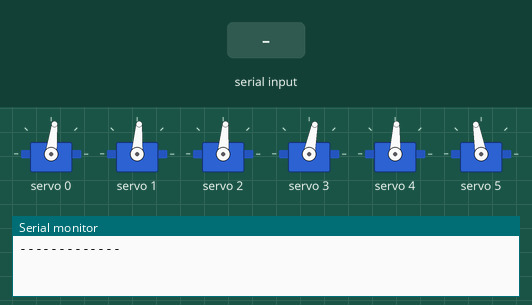
Bench run of a sketch on a simulated Arduino Uno, built with avr-gcc and run on an emulated ATmega328P. Parts: 6 × servo, the last lines printed to the serial monitor. The test bench sets the inputs (shaded band).

Above: at 5.7 s.
5.8 s: "1" received over Serial
At 7.4 s:
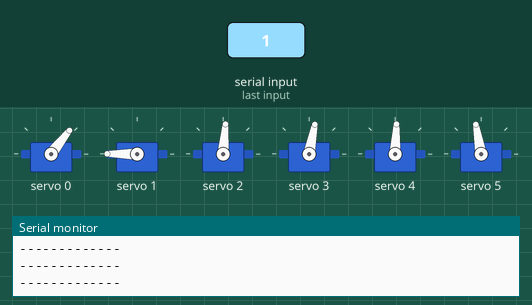
At 17.96 s:
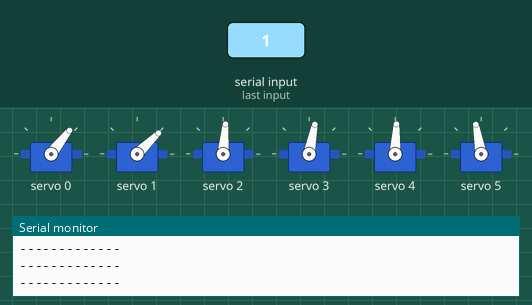
Timing chart, 0 to 20.8 s (numbered marks = the images above; inputs shaded):
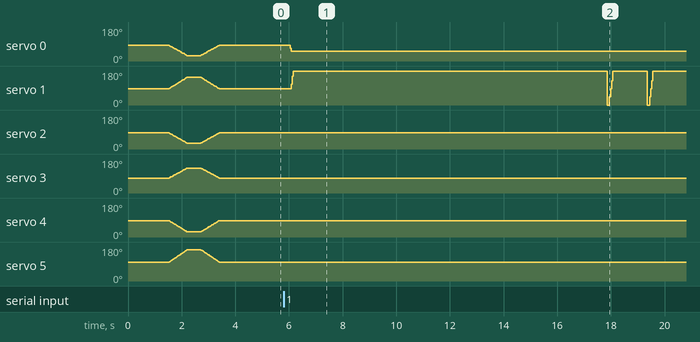

The sketch:

b1ueController.ino
```cpp
#include <Wire.h>
#include <Adafruit_PWMServoDriver.h>
#include "motorInfo.h"

Adafruit_PWMServoDriver pwm = Adafruit_PWMServoDriver();

void resetMotorPositions() {
  delay(1500);
  for (int i = 90; i >= 20; i--) {
    delay(5);

    uint16_t mich_pulselen = map(i, 0, 180, MICH_SERVOMIN, MICH_SERVOMAX);
    uint16_t max_pulselen = map(i, 180, 0, MAX_SERVOMIN, MAX_SERVOMAX);

    uint16_t jimmy_pulselen = map(i, 0, 180, JIMMY_SERVOMIN, JIMMY_SERVOMAX);
    uint16_t bobby_pulselen = map(i, 180, 0, BOBBY_SERVOMIN, BOBBY_SERVOMAX);

    uint16_t rupert_pulselen = map(i, 0, 180, RUPERT_SERVOMIN, RUPERT_SERVOMAX);
    uint16_t lisa_pulselen = map(i, 180, 0, LISA_SERVOMIN, LISA_SERVOMAX);

    pwm.setPWM(Michelle, 0, mich_pulselen);
    pwm.setPWM(Max, 0, max_pulselen);

    pwm.setPWM(Jimmy, 0, jimmy_pulselen);
    pwm.setPWM(Bobby, 0, bobby_pulselen);

    pwm.setPWM(Rupert, 0, rupert_pulselen);
    pwm.setPWM(Lisa, 0, lisa_pulselen);
  }

  delay(500);
  for (int i = 20; i <= 90; i++) {
    delay(5);

    // Want to replace MICH_SERVOMIN with something like Michelle.MIN
    uint16_t mich_pulselen = map(i, 0, 180, MICH_SERVOMIN, MICH_SERVOMAX);
    uint16_t max_pulselen = map(i, 180, 0, MAX_SERVOMIN, MAX_SERVOMAX);

    uint16_t jimmy_pulselen = map(i, 0, 180, JIMMY_SERVOMIN, JIMMY_SERVOMAX);
    uint16_t bobby_pulselen = map(i, 180, 0, BOBBY_SERVOMIN, BOBBY_SERVOMAX);

    uint16_t rupert_pulselen = map(i, 0, 180, RUPERT_SERVOMIN, RUPERT_SERVOMAX);
    uint16_t lisa_pulselen = map(i, 180, 0, LISA_SERVOMIN, LISA_SERVOMAX);

    pwm.setPWM(Michelle, 0, mich_pulselen);
    pwm.setPWM(Max, 0, max_pulselen);

    pwm.setPWM(Jimmy, 0, jimmy_pulselen);
    pwm.setPWM(Bobby, 0, bobby_pulselen);

    pwm.setPWM(Rupert, 0, rupert_pulselen);
    pwm.setPWM(Lisa, 0, lisa_pulselen);
  }

  delay(100);
}

void sweepServo(Servo servo) {
   if (servo.previousAngle <= servo.nextAngle) {
    increaseSweep(servo);
  } else {
    decreaseSweep(servo);
  }
}

void increaseSweep(Servo servo) {
  for (int i = servo.previousAngle; i <= servo.nextAngle; i++) {
    // TODO: Look into changing this to -90 to 90
    uint16_t pulseLength = map(i, 0, 180, servo.servoMin, servo.servoMax);
    pwm.setPWM(servo.id, 0, pulseLength);
  }
}

void decreaseSweep(Servo servo) {
  for (int i = servo.previousAngle; i >= servo.nextAngle; i--) {
    uint16_t pulseLength = map(i, 0, 180, servo.servoMin, servo.servoMax);
    pwm.setPWM(servo.id, 0, pulseLength);
  }
}

// NOTE: I'm not sure if this is quick enough to make
// it seem like the motors are all moving at the same
// time instead of sequentially
void setServoPositions(ServoAngles angles) {
  servo1.nextAngle = angles.A;
  sweepServo(servo1);

  servo2.nextAngle = angles.B;
  sweepServo(servo2);

  servo3.nextAngle = angles.C;
  sweepServo(servo3);

  servo4.nextAngle = angles.D;
  sweepServo(servo4);

  servo5.nextAngle = angles.E;
  sweepServo(servo5);

  servo6.nextAngle = angles.F;
  sweepServo(servo6);
}

// -- Utility functions -- //

String debug_string = "";
// Might want to do something like have it read until it hits an
// termination character (\n), at which point we should have all
// six angles and we can go ahead and send that to the motors
ServoAngles readAnglesFromSerial() {
  int angle1 = Serial.read();
  int angle2 = Serial.read();
  int angle3 = Serial.read();
  int angle4 = Serial.read();
  int angle5 = Serial.read();
  int angle6 = Serial.read();

  ServoAngles newAngles =
    (ServoAngles) {
      angle1,
      angle2,
      angle3,
      angle4,
      angle5,
      angle6
  };

  return newAngles;
}

// -- Standard Arduino Functions -- //

void setup() {
  // put your setup code here, to run once:
  Serial.begin(9600);

  pwm.begin();
  pwm.setPWMFreq(60);  // Analog servos run at ~60 Hz updates

  // Want to ensure that the motors are at 90-deg before starting anything
  resetMotorPositions();
  delay(1000);
  delay(10);
}

void loop() {
  // This will be skipped if no data present, leading to
  // the code sitting in the delay function below
  while (Serial.available()) {
    // Delay allows the buffer to fill
    // Not sure if we'll need this though
    delay(30);

    if (Serial.available() > 0) {
      // Read a single byte from the serial buffer

      ServoAngles newAngles = readAnglesFromSerial();
      setServoPositions(newAngles);
     }
  }

  delay(500);
  Serial.flush();
  Serial.print(debug_string);
  debug_string += "-------------\n";
}
```

motorInfo.h
```cpp
#define MICH_SERVOMIN  170
#define MICH_SERVOMAX  520

#define MAX_SERVOMIN  155
#define MAX_SERVOMAX  550

#define JIMMY_SERVOMIN  175
#define JIMMY_SERVOMAX  525

#define BOBBY_SERVOMIN  165
#define BOBBY_SERVOMAX  505

#define RUPERT_SERVOMIN  160
#define RUPERT_SERVOMAX  550

#define LISA_SERVOMIN  175
#define LISA_SERVOMAX  600

// The servos come in pairs
// The first motor in the pair will go "up" when the
// angles commanded are less than 90, while the second
// motor in the pair will go up when angles less than 90
// are provided
//
// e.g To make Michelle and Max go up by 30-deg, Michelle
// needs to be commanded to 60-deg and Max to 120-deg
enum ServoID {
  // -- A + A` --
  Michelle,
  Max,
  // -- B + B` --
  Jimmy,
  Bobby,
  // -- C + C` --
  Rupert,
  Lisa,
  // Bookkeeping
  NumberOfServos,
};

struct Servo {
  ServoID id;
  uint16_t previousAngle;
  uint16_t nextAngle;
  uint16_t servoMin;
  uint16_t servoMax;
};

// TODO: Do this elsewhere
Servo servo1 = {Michelle, 90, 90, MICH_SERVOMIN, MICH_SERVOMAX};
Servo servo2 = {Max, 90, 90, MAX_SERVOMIN, MAX_SERVOMAX};
Servo servo3 = {Jimmy, 90, 90, JIMMY_SERVOMIN, JIMMY_SERVOMAX};
Servo servo4 = {Bobby, 90, 90, BOBBY_SERVOMIN, BOBBY_SERVOMAX};
Servo servo5 = {Rupert, 90, 90, RUPERT_SERVOMIN, RUPERT_SERVOMAX};
Servo servo6 = {Lisa, 90, 90, LISA_SERVOMIN, LISA_SERVOMAX};

struct ServoAngles {
    uint16_t A;
    uint16_t B;
    uint16_t C;
    uint16_t D;
    uint16_t E;
    uint16_t F;
};

ServoAngles readAnglesFromSerial();

void sweepServo(Servo servo);
void increaseSweep(Servo servo);
void decreaseSweep(Servo servo);

void setServoPositions(ServoAngles angles);
```

Measured:
- after the input at 5.8 s, servo 0: 83° → 52° after 0.25 s; servo 1: ramps from 0° to 180° and jumps back, once every 1.5 s
